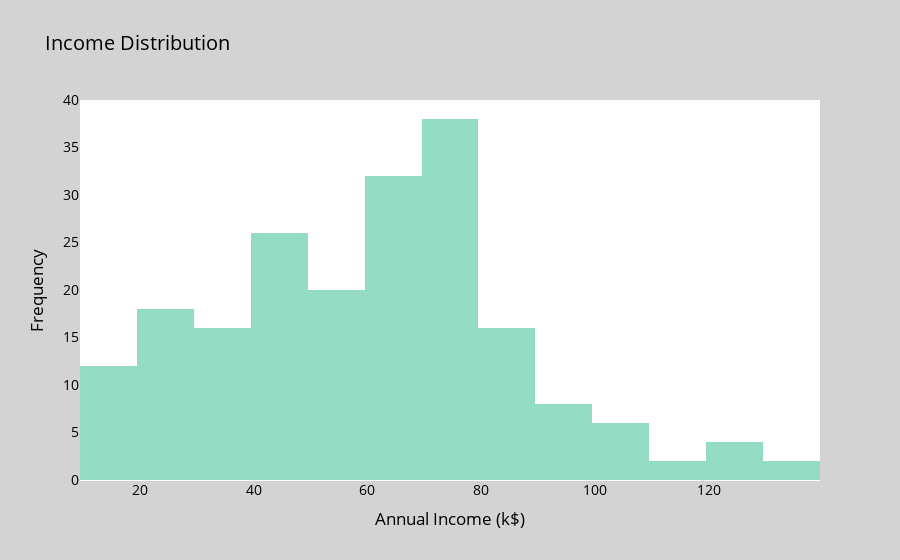

Notebook code cell kept with this figure:
### Code cell
fig = px.histogram(df, x="Annual Income (k$)", nbins=20, title="Income Distribution")

# Customize the appearance with a green color
fig.update_traces(marker=dict(color='#66CDAA', opacity=0.7), selector=dict(type='histogram'))
fig.update_layout(
    xaxis_title="Annual Income (k$)",
    yaxis_title="Frequency",
    font=dict(size=14, color="black"),
    paper_bgcolor="lightgray",
    plot_bgcolor="white",
    showlegend=False  # To hide the legend
)

fig.show()

### Figure 1 — Plotly figure (JSON) as saved in the notebook; plotly's stock layout.template omitted (floating-point values rounded to 4 significant figures; data arrays with more than 128 entries replaced by an {"elided": "..."} marker saying what was removed)
{"data": [{"alignmentgroup": "True", "bingroup": "x", "hovertemplate": "Annual Income (k$)=%{x}<br>count=%{y}<extra></extra>", "legendgroup": "", "marker": {"color": "#66CDAA", "opacity": 0.7, "pattern": {"shape": ""}}, "name": "", "nbinsx": 20, "offsetgroup": "", "orientation": "v", "showlegend": false, "type": "histogram", "x": {"elided": "200 int values"}, "xaxis": "x", "yaxis": "y"}], "layout": {"barmode": "relative", "font": {"color": "black", "size": 14}, "legend": {"tracegroupgap": 0}, "paper_bgcolor": "lightgray", "plot_bgcolor": "white", "showlegend": false, "title": {"text": "Income Distribution"}, "xaxis": {"anchor": "y", "domain": [0, 1], "title": {"text": "Annual Income (k$)"}}, "yaxis": {"anchor": "x", "domain": [0, 1], "title": {"text": "Frequency"}}}}
